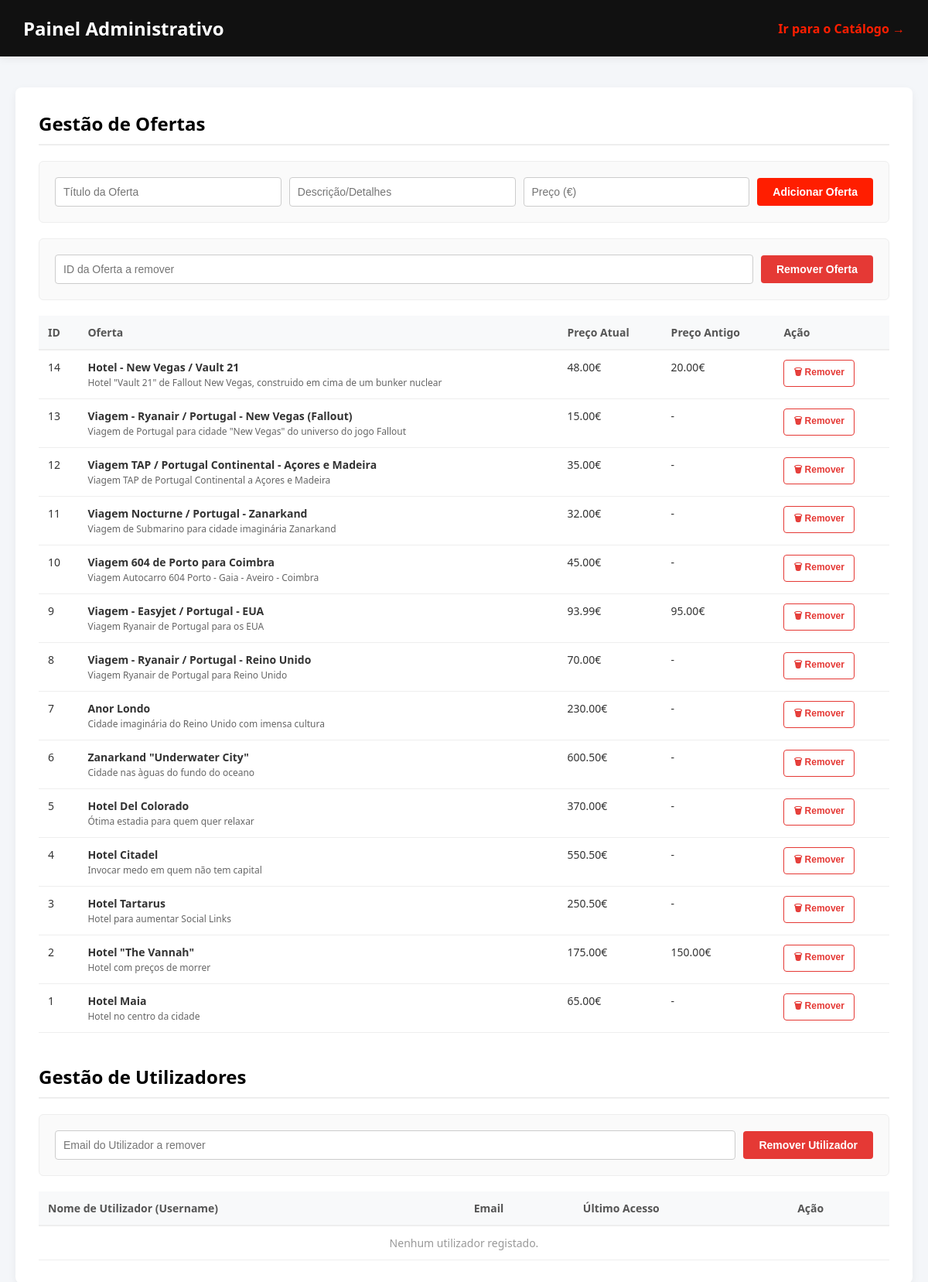
Before: /scripts/administrador.php with the older database file.
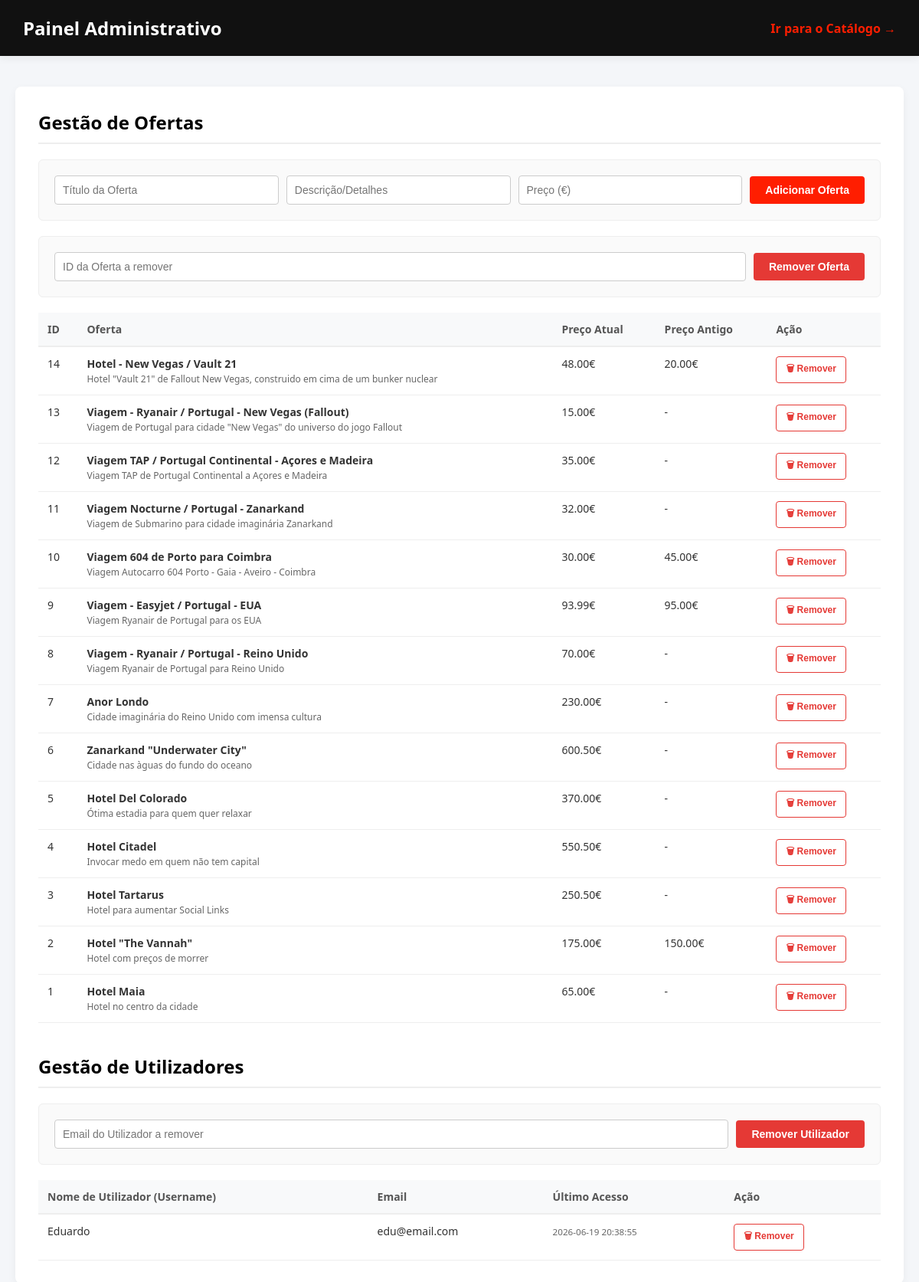
After: the same page with the newer database file.
### tables this page shows
CREATE TABLE ofertas (
    id INTEGER PRIMARY KEY AUTOINCREMENT,
    titulo TEXT NOT NULL,
    descricao TEXT NOT NULL,
    preco REAL NOT NULL,
    preco_antigo REAL
);

CREATE TABLE utilizadores (id INTEGER PRIMARY KEY AUTOINCREMENT, username TEXT NOT NULL UNIQUE, email TEXT NOT NULL, password TEXT NOT NULL, ultimo_acesso TEXT);

### scripts/administrador.php (the view, shortened to what the changed rows need)
<?php
try {
    $db = new PDO("sqlite:" . __DIR__ . "/hshotels.db");
    $db->setAttribute(PDO::ATTR_ERRMODE, PDO::ERRMODE_EXCEPTION);
    try {
        $db->query("SELECT username FROM utilizadores LIMIT 1");
    } catch (Exception $e) {
        $db->exec("DROP TABLE IF EXISTS utilizadores");
    }
    $db->exec("CREATE TABLE IF NOT EXISTS ofertas (id INTEGER PRIMARY KEY AUTOINCREMENT, titulo TEXT, descricao TEXT, preco REAL, preco_antigo REAL)");
    $db->exec("CREATE TABLE IF NOT EXISTS utilizadores (id INTEGER PRIMARY KEY AUTOINCREMENT, username TEXT NOT NULL UNIQUE, email TEXT NOT NULL, password TEXT NOT NULL, ultimo_acesso TEXT)");
} catch (PDOException $e) {
    die("Erro: " . $e->getMessage());
}
?>
<!DOCTYPE html>
<html lang="pt-PT">
<head>
</head>
<body>
    <div class="header">
        <h1>Painel Administrativo</h1>
    </div>
    <div class="container">
        <h2>Gestão de Ofertas</h2>
        <table>
            <thead>
                <tr>
                    <th>ID</th>
                    <th>Oferta</th>
                    <th>Preço Atual</th>
                    <th>Preço Antigo</th>
                    <th>Ação</th>
                </tr>
            </thead>
            <tbody>
                <?php
                try {
                    $ofertas = $db->query("SELECT * FROM ofertas ORDER BY id DESC")->fetchAll(PDO::FETCH_ASSOC);
                    if (empty($ofertas)) {
                        echo "<tr><td colspan='5' style='text-align:center; color:#999;'>Nenhuma oferta registada.</td></tr>";
                    } else {
                        foreach ($ofertas as $o) {
                            $idOferta = (int)$o['id'];
                            $titulo = htmlspecialchars($o['titulo'] ?? '');
                            $desc = htmlspecialchars($o['descricao'] ?? '');
                            $preco = number_format((float)($o['preco'] ?? 0), 2) . "€";
                            $preco_antigo = !empty($o['preco_antigo']) ? number_format((float)$o['preco_antigo'], 2) . "€" : "-";
                            echo "<tr>";
                            echo "<td>{$idOferta}</td>";
                            echo "<td><strong>{$titulo}</strong><br><span style='color:#666; font-size:12px;'>{$desc}</span></td>";
                            echo "<td>{$preco}</td>";
                            echo "<td>{$preco_antigo}</td>";
                            echo "<td>
                                    <form class='form-linha' method='POST' onsubmit='return confirm(\"Remover {$titulo}?\");'>
                                        <input type='hidden' name='remover_oferta_id' value='{$idOferta}'>
                                        <button type='submit' class='btn-remover-linha'>🗑 Remover</button>
                                    </form>
                                  </td>";
                            echo "</tr>";
                        }
                    }
                } catch (PDOException $e) {
                    echo "<tr><td colspan='5' style='color:red;'>Erro ao carregar ofertas.</td></tr>";
                }
                ?>
            </tbody>
        </table>
        <h2>Gestão de Utilizadores</h2>
        <table>
            <thead>
                <tr>
                    <th>Nome de Utilizador (Username)</th>
                    <th>Email</th>
                    <th>Último Acesso</th>
                    <th>Ação</th>
                </tr>
            </thead>
            <tbody>
                <?php
                try {
                    $utilizadores = $db->query("SELECT * FROM utilizadores ORDER BY id DESC")->fetchAll(PDO::FETCH_ASSOC);
                    if (empty($utilizadores)) {
                        echo "<tr><td colspan='4' style='text-align:center; color:#999;'>Nenhum utilizador registado.</td></tr>";
                    } else {
                        foreach ($utilizadores as $u) {
                            $username = htmlspecialchars($u['username'] ?? 'Sem Nome');
                            $email = htmlspecialchars($u['email'] ?? 'Sem Email');
                            $ultimo = htmlspecialchars($u['ultimo_acesso'] ?? 'Nunca acedeu');
                            $id = (int)$u['id'];
                            echo "<tr>";
                            echo "<td>{$username}</td>";
                            echo "<td>{$email}</td>";
                            echo "<td><small style='color:#666;'>{$ultimo}</small></td>";
                            echo "<td>
                                    <form class='form-linha' method='POST' onsubmit='return confirm(\"Remover {$username}?\");'>
                                        <input type='hidden' name='remover_utilizador_id' value='{$id}'>
                                        <button type='submit' class='btn-remover-linha'>🗑 Remover</button>
                                    </form>
                                  </td>";
                            echo "</tr>";
                        }
                    }
                } catch (PDOException $e) {
                    echo "<tr><td colspan='4' style='color:red;'>Erro ao carregar utilizadores.</td></tr>";
                }
                ?>
            </tbody>
        </table>
    </div>
</body>
</html>

Changed rows visible on the page:
changed ofertas "Viagem 604 de Porto para Coimbra": preco "45.00€" → "30.00€"; preco_antigo "-" → "45.00€"
added utilizadores: username "Eduardo", email "edu@email.com", ultimo_acesso "2026-06-19 20:38:55"
Other visible differences:
text no longer shown: "Nenhum utilizador registado."
